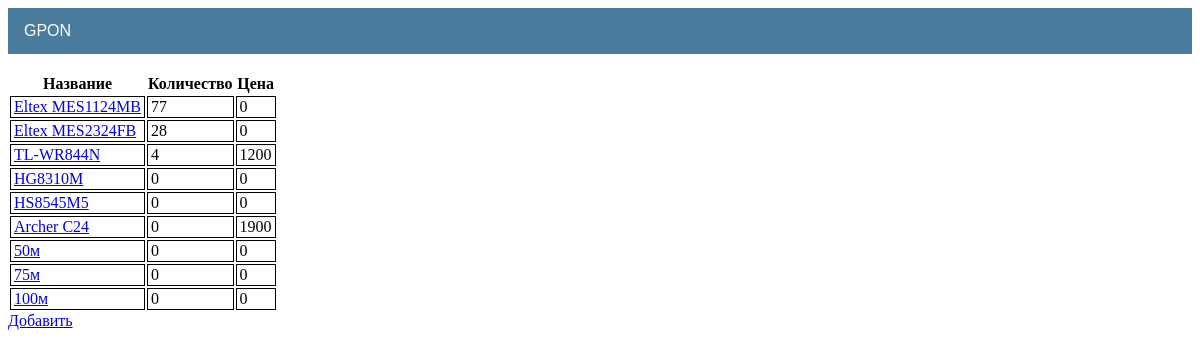
Screenshot of /storage/catalog/ with the database file from the repository.
### storage/models.py (models this page shows, shortened)
class Product(models.Model):
    category = models.ForeignKey(Category, on_delete=models.CASCADE, verbose_name='Категория')
    type = models.ForeignKey(Type, on_delete=models.CASCADE, verbose_name='Тип')
    name = models.CharField(max_length=50, unique=True, verbose_name='Название')
    quality = models.PositiveIntegerField(default=0, verbose_name='Количество')
    price = models.PositiveIntegerField(default=0, verbose_name='Цена')
    description = models.CharField(max_length=100, blank=True, verbose_name='Описание')
    slug = models.SlugField(max_length=100, unique=True, verbose_name='URL')

### storage/views.py (the view)
# urls.py: path('catalog/', ProductList.as_view(), name='product_list'),
class ProductList(ListView):
    model = Product
    context_object_name = 'products'
    template_name = 'storage/product_list.html'

### templates/storage/product_list.html
{% extends 'default.html' %}
{% block content %}
<br>
{%  if products %}
    <table>
        <tr>
            <th>
                Название
            </th>
            <th>
                Количество
            </th>
            <th>
                Цена
            </th>
        </tr>
    {% for product in products %}
        <tr>
            <td>
                <a href="{% url 'product_detail' product.slug %}">{{ product.name }}</a>
            </td>
            <td>
                {{ product.quality }}
            </td>
            <td>
                {{ product.price }}
            </td>
        </tr>
    {% endfor %}
    </table>
{%  else %}
    <h1>пусто</h1>
{% endif %}
<div>
    <a href="{% url 'product_add' %}">Добавить</a>
</div>
{% endblock content %}

### static/css/default.css (style rules this page uses)
.table_default th, td { position: relative; border: 1px solid black; padding: 5px; word-wrap:break-word; }
.table_detail th, td { position: relative; border: 1px solid black; padding: 5px; word-wrap:break-word; }
.table_gpon th, td { border: 1px solid black; padding: 1px 3px; word-wrap:break-word; }

### rows the page displays
Product: name "Eltex MES1124MB", quality "77", price "0"
Product: name "Eltex MES2324FB", quality "28", price "0"
Product: name "TL-WR844N", quality "4", price "1200"
Product: name "HG8310M", quality "0", price "0"
Product: name "HS8545M5", quality "0", price "0"
Product: name "Archer C24", quality "0", price "1900"
Product: name "50м", quality "0", price "0"
Product: name "75м", quality "0", price "0"
Product: name "100м", quality "0", price "0"
